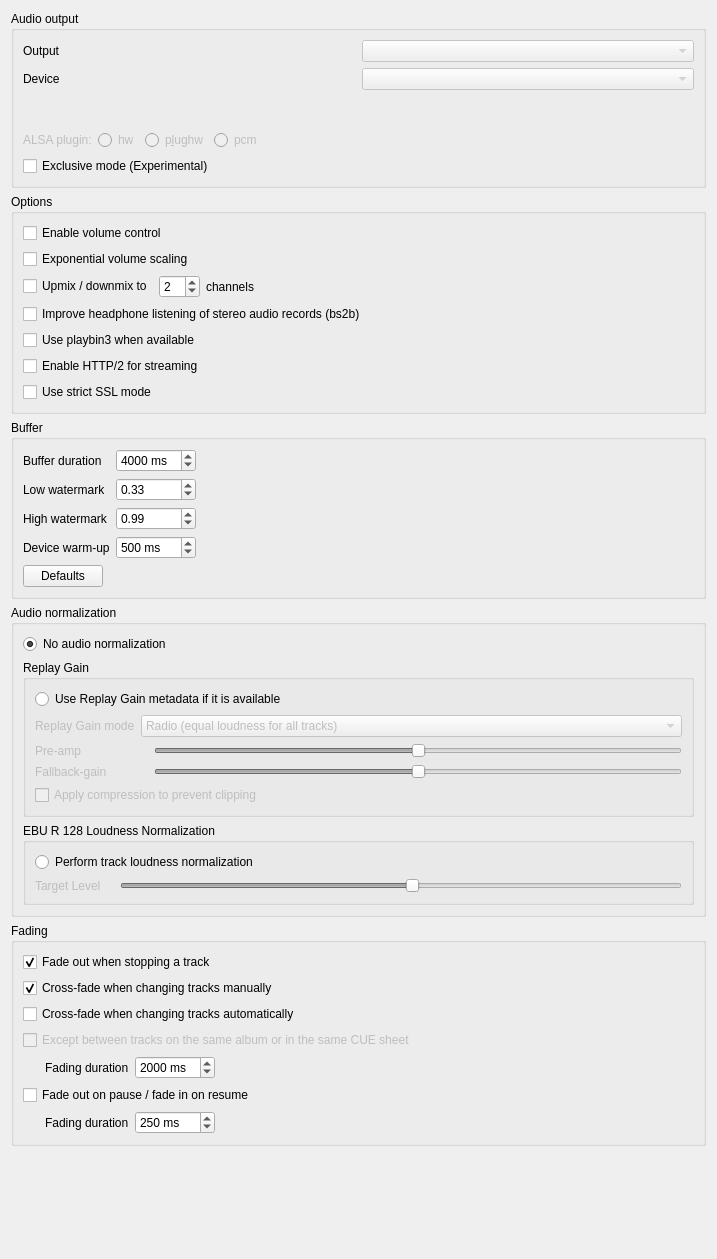
<?xml version="1.0" encoding="UTF-8"?>
<ui version="4.0">
 <class>BackendSettingsPage</class>
 <widget class="QWidget" name="BackendSettingsPage">
  <property name="geometry">
   <rect>
    <x>0</x>
    <y>0</y>
    <width>717</width>
    <height>1259</height>
   </rect>
  </property>
  <property name="windowTitle">
   <string>Backend</string>
  </property>
  <layout class="QVBoxLayout" name="layout_backendsettingspage">
   <item>
    <widget class="QGroupBox" name="groupbox_audio_output">
     <property name="title">
      <string>Audio output</string>
     </property>
     <layout class="QVBoxLayout" name="layout_audio_output">
      <item>
       <layout class="QGridLayout" name="layout_engine_output_device">
        <item row="2" column="0">
         <widget class="QLabel" name="label_output">
          <property name="text">
           <string>Output</string>
          </property>
         </widget>
        </item>
        <item row="3" column="1">
         <widget class="QComboBox" name="combobox_device">
          <property name="enabled">
           <bool>false</bool>
          </property>
          <property name="currentText">
           <string notr="true"/>
          </property>
         </widget>
        </item>
        <item row="3" column="0">
         <widget class="QLabel" name="label_device">
          <property name="text">
           <string>Device</string>
          </property>
         </widget>
        </item>
        <item row="4" column="1">
         <widget class="LineEdit" name="lineedit_device" native="true">
          <property name="enabled">
           <bool>true</bool>
          </property>
          <property name="minimumSize">
           <size>
            <width>0</width>
            <height>28</height>
           </size>
          </property>
          <property name="hint" stdset="0">
           <string/>
          </property>
         </widget>
        </item>
        <item row="2" column="1">
         <widget class="QComboBox" name="combobox_output">
          <property name="enabled">
           <bool>false</bool>
          </property>
          <property name="currentText">
           <string notr="true"/>
          </property>
         </widget>
        </item>
       </layout>
      </item>
      <item>
       <widget class="QWidget" name="widget_alsa_plugin" native="true">
        <property name="enabled">
         <bool>false</bool>
        </property>
        <layout class="QHBoxLayout" name="layout_alsa_plugin">
         <property name="leftMargin">
          <number>0</number>
         </property>
         <property name="topMargin">
          <number>0</number>
         </property>
         <property name="rightMargin">
          <number>0</number>
         </property>
         <property name="bottomMargin">
          <number>0</number>
         </property>
         <item>
          <widget class="QLabel" name="label_alsaplugin">
           <property name="text">
            <string>ALSA plugin:</string>
           </property>
          </widget>
         </item>
         <item>
          <widget class="QRadioButton" name="radiobutton_alsa_hw">
           <property name="enabled">
            <bool>false</bool>
           </property>
           <property name="text">
            <string>hw</string>
           </property>
          </widget>
         </item>
         <item>
          <widget class="QRadioButton" name="radiobutton_alsa_plughw">
           <property name="enabled">
            <bool>false</bool>
           </property>
           <property name="text">
            <string>p&amp;lughw</string>
           </property>
          </widget>
         </item>
         <item>
          <widget class="QRadioButton" name="radiobutton_alsa_pcm">
           <property name="enabled">
            <bool>false</bool>
           </property>
           <property name="text">
            <string>pcm</string>
           </property>
          </widget>
         </item>
         <item>
          <spacer name="spacer_alsaplugin">
           <property name="orientation">
            <enum>Qt::Horizontal</enum>
           </property>
           <property name="sizeHint" stdset="0">
            <size>
             <width>0</width>
             <height>0</height>
            </size>
           </property>
          </spacer>
         </item>
        </layout>
       </widget>
      </item>
      <item>
       <widget class="QWidget" name="widget_exclusive_mode" native="true">
        <layout class="QHBoxLayout" name="layout_exclusive_mode">
         <property name="spacing">
          <number>0</number>
         </property>
         <property name="leftMargin">
          <number>0</number>
         </property>
         <property name="topMargin">
          <number>0</number>
         </property>
         <property name="rightMargin">
          <number>0</number>
         </property>
         <property name="bottomMargin">
          <number>0</number>
         </property>
         <item>
          <widget class="QCheckBox" name="checkbox_exclusive_mode">
           <property name="text">
            <string>Exclusive mode (Experimental)</string>
           </property>
          </widget>
         </item>
         <item>
          <spacer name="spacer_exclusive_mode">
           <property name="orientation">
            <enum>Qt::Horizontal</enum>
           </property>
           <property name="sizeHint" stdset="0">
            <size>
             <width>40</width>
             <height>20</height>
            </size>
           </property>
          </spacer>
         </item>
        </layout>
       </widget>
      </item>
     </layout>
    </widget>
   </item>
   <item>
    <widget class="QGroupBox" name="groupbox_options">
     <property name="title">
      <string>Options</string>
     </property>
     <layout class="QVBoxLayout" name="verticalLayout_2">
      <item>
       <widget class="QCheckBox" name="checkbox_volume_control">
        <property name="text">
         <string>Enable volume control</string>
        </property>
       </widget>
      </item>
      <item>
       <widget class="QCheckBox" name="checkbox_volume_exponential">
        <property name="toolTip">
         <string>Map the volume slider to a decibel scale so that perceived loudness changes evenly. Each 1% step equals 0.5 dB, 100% is 0 dB and 0% is silence.</string>
        </property>
        <property name="text">
         <string>Exponential volume scaling</string>
        </property>
       </widget>
      </item>
      <item>
       <widget class="QWidget" name="widget_channels_enabled" native="true">
        <layout class="QHBoxLayout" name="horizontalLayout">
         <property name="leftMargin">
          <number>0</number>
         </property>
         <property name="topMargin">
          <number>0</number>
         </property>
         <property name="rightMargin">
          <number>0</number>
         </property>
         <property name="bottomMargin">
          <number>0</number>
         </property>
         <item>
          <widget class="QCheckBox" name="checkbox_channels">
           <property name="text">
            <string>Upmix / downmix to</string>
           </property>
          </widget>
         </item>
         <item>
          <widget class="QWidget" name="widget_channels" native="true">
           <layout class="QHBoxLayout" name="horizontalLayout_3">
            <property name="leftMargin">
             <number>0</number>
            </property>
            <property name="topMargin">
             <number>0</number>
            </property>
            <property name="rightMargin">
             <number>0</number>
            </property>
            <property name="bottomMargin">
             <number>0</number>
            </property>
            <item>
             <widget class="QSpinBox" name="spinbox_channels">
              <property name="minimum">
               <number>1</number>
              </property>
              <property name="maximum">
               <number>20</number>
              </property>
              <property name="value">
               <number>2</number>
              </property>
             </widget>
            </item>
            <item>
             <widget class="QLabel" name="label_channels">
              <property name="text">
               <string>channels</string>
              </property>
             </widget>
            </item>
           </layout>
          </widget>
         </item>
         <item>
          <spacer name="spacer_channels">
           <property name="orientation">
            <enum>Qt::Horizontal</enum>
           </property>
           <property name="sizeHint" stdset="0">
            <size>
             <width>40</width>
             <height>20</height>
            </size>
           </property>
          </spacer>
         </item>
        </layout>
       </widget>
      </item>
      <item>
       <widget class="QCheckBox" name="checkbox_bs2b">
        <property name="text">
         <string>Improve headphone listening of stereo audio records (bs2b)</string>
        </property>
       </widget>
      </item>
      <item>
       <widget class="QCheckBox" name="checkbox_playbin3">
        <property name="text">
         <string>Use playbin3 when available</string>
        </property>
       </widget>
      </item>
      <item>
       <widget class="QCheckBox" name="checkbox_http2">
        <property name="toolTip">
         <string>You need to restart Barebuh for this setting to take effect</string>
        </property>
        <property name="text">
         <string>Enable HTTP/2 for streaming</string>
        </property>
       </widget>
      </item>
      <item>
       <widget class="QCheckBox" name="checkbox_strict_ssl">
        <property name="text">
         <string>Use strict SSL mode</string>
        </property>
       </widget>
      </item>
     </layout>
    </widget>
   </item>
   <item>
    <widget class="QGroupBox" name="groupbox_buffer">
     <property name="title">
      <string>Buffer</string>
     </property>
     <layout class="QVBoxLayout" name="verticalLayout">
      <item>
       <layout class="QGridLayout" name="layout_buffer">
        <item row="0" column="1">
         <widget class="QSpinBox" name="spinbox_bufferduration">
          <property name="suffix">
           <string> ms</string>
          </property>
          <property name="maximum">
           <number>60000</number>
          </property>
          <property name="singleStep">
           <number>100</number>
          </property>
          <property name="value">
           <number>4000</number>
          </property>
         </widget>
        </item>
        <item row="2" column="1">
         <widget class="QDoubleSpinBox" name="spinbox_high_watermark">
          <property name="maximum">
           <double>1.000000000000000</double>
          </property>
          <property name="singleStep">
           <double>0.010000000000000</double>
          </property>
          <property name="value">
           <double>0.990000000000000</double>
          </property>
         </widget>
        </item>
        <item row="0" column="0">
         <widget class="QLabel" name="label_bufferduration">
          <property name="text">
           <string>Buffer duration</string>
          </property>
         </widget>
        </item>
        <item row="2" column="0">
         <widget class="QLabel" name="label_highwatermark">
          <property name="text">
           <string>High watermark</string>
          </property>
         </widget>
        </item>
        <item row="1" column="0">
         <widget class="QLabel" name="label_lowwatermark">
          <property name="text">
           <string>Low watermark</string>
          </property>
         </widget>
        </item>
        <item row="1" column="1">
         <widget class="QDoubleSpinBox" name="spinbox_low_watermark">
          <property name="maximum">
           <double>1.000000000000000</double>
          </property>
          <property name="singleStep">
           <double>0.010000000000000</double>
          </property>
          <property name="value">
           <double>0.330000000000000</double>
          </property>
         </widget>
        </item>
        <item row="2" column="2">
         <spacer name="spacer_buffer_3">
          <property name="orientation">
           <enum>Qt::Horizontal</enum>
          </property>
          <property name="sizeHint" stdset="0">
           <size>
            <width>40</width>
            <height>20</height>
           </size>
          </property>
         </spacer>
        </item>
        <item row="1" column="2">
         <spacer name="spacer_buffer_2">
          <property name="orientation">
           <enum>Qt::Horizontal</enum>
          </property>
          <property name="sizeHint" stdset="0">
           <size>
            <width>40</width>
            <height>20</height>
           </size>
          </property>
         </spacer>
        </item>
        <item row="0" column="2">
         <spacer name="spacer_buffer_1">
          <property name="orientation">
           <enum>Qt::Horizontal</enum>
          </property>
          <property name="sizeHint" stdset="0">
           <size>
            <width>40</width>
            <height>20</height>
           </size>
          </property>
         </spacer>
        </item>
        <item row="3" column="0">
         <widget class="QLabel" name="label_device_warmup">
          <property name="text">
           <string>Device warm-up</string>
          </property>
         </widget>
        </item>
        <item row="3" column="1">
         <widget class="QSpinBox" name="spinbox_device_warmup">
          <property name="toolTip">
           <string>Delay between opening the audio device and starting playback, to avoid the start of the track being cut off while the device (DAC) is still becoming ready.  Set to 0 to disable.</string>
          </property>
          <property name="suffix">
           <string> ms</string>
          </property>
          <property name="maximum">
           <number>5000</number>
          </property>
          <property name="singleStep">
           <number>50</number>
          </property>
          <property name="value">
           <number>500</number>
          </property>
         </widget>
        </item>
        <item row="3" column="2">
         <spacer name="spacer_buffer_4">
          <property name="orientation">
           <enum>Qt::Horizontal</enum>
          </property>
          <property name="sizeHint" stdset="0">
           <size>
            <width>40</width>
            <height>20</height>
           </size>
          </property>
         </spacer>
        </item>
       </layout>
      </item>
      <item>
       <layout class="QHBoxLayout" name="layout_buffer_defaults">
        <item>
         <widget class="QPushButton" name="button_buffer_defaults">
          <property name="text">
           <string>Defaults</string>
          </property>
         </widget>
        </item>
        <item>
         <spacer name="spacer_buffer_defaults">
          <property name="orientation">
           <enum>Qt::Horizontal</enum>
          </property>
          <property name="sizeHint" stdset="0">
           <size>
            <width>40</width>
            <height>20</height>
           </size>
          </property>
         </spacer>
        </item>
       </layout>
      </item>
     </layout>
    </widget>
   </item>
   <item>
    <widget class="QGroupBox" name="groupbox_audio_normalization">
     <property name="title">
      <string>Audio normalization</string>
     </property>
     <layout class="QVBoxLayout" name="verticalLayout_3">
      <item>
       <widget class="QRadioButton" name="radiobutton_no_audio_normalization">
        <property name="text">
         <string>No audio normalization</string>
        </property>
        <property name="checked">
         <bool>true</bool>
        </property>
        <attribute name="buttonGroup">
         <string notr="true">buttonGroup_audio_normalization</string>
        </attribute>
       </widget>
      </item>
      <item>
       <widget class="QGroupBox" name="groupbox_replaygain">
        <property name="enabled">
         <bool>true</bool>
        </property>
        <property name="title">
         <string>Replay Gain</string>
        </property>
        <layout class="QVBoxLayout" name="layout_replay_gain">
         <item>
          <widget class="QRadioButton" name="radiobutton_replaygain">
           <property name="enabled">
            <bool>true</bool>
           </property>
           <property name="text">
            <string>Use Replay Gain metadata if it is available</string>
           </property>
           <attribute name="buttonGroup">
            <string notr="true">buttonGroup_audio_normalization</string>
           </attribute>
          </widget>
         </item>
         <item>
          <widget class="QWidget" name="widget_replaygain" native="true">
           <property name="enabled">
            <bool>false</bool>
           </property>
           <layout class="QFormLayout" name="formLayout_4">
            <property name="leftMargin">
             <number>0</number>
            </property>
            <property name="topMargin">
             <number>0</number>
            </property>
            <property name="rightMargin">
             <number>0</number>
            </property>
            <property name="bottomMargin">
             <number>0</number>
            </property>
            <item row="0" column="0">
             <widget class="QLabel" name="label_regainmode">
              <property name="text">
               <string>Replay Gain mode</string>
              </property>
             </widget>
            </item>
            <item row="0" column="1">
             <widget class="QComboBox" name="combobox_replaygainmode">
              <item>
               <property name="text">
                <string>Radio (equal loudness for all tracks)</string>
               </property>
              </item>
              <item>
               <property name="text">
                <string>Album (ideal loudness for all tracks)</string>
               </property>
              </item>
             </widget>
            </item>
            <item row="1" column="0">
             <widget class="QLabel" name="label_preamp">
              <property name="text">
               <string>Pre-amp</string>
              </property>
             </widget>
            </item>
            <item row="1" column="1">
             <layout class="QHBoxLayout" name="layout_replayagainpreamp">
              <item>
               <widget class="QLabel" name="label_replaygainpreamp"/>
              </item>
              <item>
               <widget class="StickySlider" name="stickyslider_replaygainpreamp">
                <property name="maximum">
                 <number>1200</number>
                </property>
                <property name="value">
                 <number>600</number>
                </property>
                <property name="orientation">
                 <enum>Qt::Horizontal</enum>
                </property>
                <property name="sticky_center" stdset="0">
                 <number>600</number>
                </property>
               </widget>
              </item>
             </layout>
            </item>
            <item row="4" column="0" colspan="2">
             <widget class="QCheckBox" name="checkbox_replaygaincompression">
              <property name="text">
               <string>Apply compression to prevent clipping</string>
              </property>
             </widget>
            </item>
            <item row="2" column="1">
             <layout class="QHBoxLayout" name="layout_replaygainfallbackgain">
              <item>
               <widget class="QLabel" name="label_replaygainfallbackgain"/>
              </item>
              <item>
               <widget class="StickySlider" name="stickyslider_replaygainfallbackgain">
                <property name="minimum">
                 <number>0</number>
                </property>
                <property name="maximum">
                 <number>1200</number>
                </property>
                <property name="value">
                 <number>600</number>
                </property>
                <property name="orientation">
                 <enum>Qt::Horizontal</enum>
                </property>
                <property name="sticky_center" stdset="0">
                 <number>600</number>
                </property>
               </widget>
              </item>
             </layout>
            </item>
            <item row="2" column="0">
             <widget class="QLabel" name="label_fallbackgain">
              <property name="text">
               <string>Fallback-gain</string>
              </property>
             </widget>
            </item>
           </layout>
          </widget>
         </item>
        </layout>
       </widget>
      </item>
      <item>
       <widget class="QGroupBox" name="groupbox_ebur128">
        <property name="enabled">
         <bool>true</bool>
        </property>
        <property name="title">
         <string>EBU R 128 Loudness Normalization</string>
        </property>
        <layout class="QVBoxLayout" name="layout_ebur128">
         <item>
          <widget class="QRadioButton" name="radiobutton_ebur128_loudness_normalization">
           <property name="enabled">
            <bool>true</bool>
           </property>
           <property name="text">
            <string>Perform track loudness normalization</string>
           </property>
           <attribute name="buttonGroup">
            <string notr="true">buttonGroup_audio_normalization</string>
           </attribute>
          </widget>
         </item>
         <item>
          <widget class="QWidget" name="widget_ebur128" native="true">
           <property name="enabled">
            <bool>false</bool>
           </property>
           <layout class="QFormLayout" name="formLayout_ebur128">
            <property name="leftMargin">
             <number>0</number>
            </property>
            <property name="topMargin">
             <number>0</number>
            </property>
            <property name="rightMargin">
             <number>0</number>
            </property>
            <property name="bottomMargin">
             <number>0</number>
            </property>
            <item row="0" column="0">
             <widget class="QLabel" name="label_ebur128_target_level_label">
              <property name="text">
               <string>Target Level</string>
              </property>
             </widget>
            </item>
            <item row="0" column="1">
             <layout class="QHBoxLayout" name="layout_ebur128_target_level">
              <item>
               <widget class="QLabel" name="label_ebur128_target_level"/>
              </item>
              <item>
               <widget class="StickySlider" name="stickyslider_ebur128_target_level">
                <property name="minimum">
                 <number>-480</number>
                </property>
                <property name="maximum">
                 <number>0</number>
                </property>
                <property name="value">
                 <number>-230</number>
                </property>
                <property name="orientation">
                 <enum>Qt::Horizontal</enum>
                </property>
                <property name="sticky_center" stdset="0">
                 <number>-230</number>
                </property>
               </widget>
              </item>
             </layout>
            </item>
           </layout>
          </widget>
         </item>
        </layout>
       </widget>
      </item>
     </layout>
    </widget>
   </item>
   <item>
    <widget class="QGroupBox" name="groupbox_fading">
     <property name="title">
      <string>Fading</string>
     </property>
     <layout class="QVBoxLayout" name="layout_fading">
      <item>
       <widget class="QCheckBox" name="checkbox_fadeout_stop">
        <property name="text">
         <string>Fade out when stopping a track</string>
        </property>
        <property name="checked">
         <bool>true</bool>
        </property>
       </widget>
      </item>
      <item>
       <widget class="QCheckBox" name="checkbox_fadeout_cross">
        <property name="text">
         <string>Cross-fade when changing tracks manually</string>
        </property>
        <property name="checked">
         <bool>true</bool>
        </property>
       </widget>
      </item>
      <item>
       <widget class="QCheckBox" name="checkbox_fadeout_auto">
        <property name="text">
         <string>Cross-fade when changing tracks automatically</string>
        </property>
       </widget>
      </item>
      <item>
       <widget class="QCheckBox" name="checkbox_fadeout_samealbum">
        <property name="enabled">
         <bool>false</bool>
        </property>
        <property name="text">
         <string>Except between tracks on the same album or in the same CUE sheet</string>
        </property>
       </widget>
      </item>
      <item>
       <widget class="QWidget" name="widget_fading_options" native="true">
        <layout class="QHBoxLayout" name="horizontalLayout_2">
         <property name="leftMargin">
          <number>0</number>
         </property>
         <property name="topMargin">
          <number>0</number>
         </property>
         <property name="rightMargin">
          <number>0</number>
         </property>
         <property name="bottomMargin">
          <number>0</number>
         </property>
         <item>
          <widget class="QLabel" name="label_fadingduration_1">
           <property name="text">
            <string>Fading duration</string>
           </property>
           <property name="indent">
            <number>22</number>
           </property>
          </widget>
         </item>
         <item>
          <widget class="QSpinBox" name="spinbox_fadeduration">
           <property name="suffix">
            <string> ms</string>
           </property>
           <property name="maximum">
            <number>10000</number>
           </property>
           <property name="singleStep">
            <number>1000</number>
           </property>
           <property name="value">
            <number>2000</number>
           </property>
          </widget>
         </item>
         <item>
          <spacer name="spacer_fading_1">
           <property name="orientation">
            <enum>Qt::Horizontal</enum>
           </property>
           <property name="sizeHint" stdset="0">
            <size>
             <width>257</width>
             <height>20</height>
            </size>
           </property>
          </spacer>
         </item>
        </layout>
       </widget>
      </item>
      <item>
       <widget class="QCheckBox" name="checkbox_fadeout_pauseresume">
        <property name="text">
         <string>Fade out on pause / fade in on resume</string>
        </property>
       </widget>
      </item>
      <item>
       <layout class="QHBoxLayout" name="layout_fading_duration">
        <item>
         <widget class="QLabel" name="label_fading_duration_1">
          <property name="text">
           <string>Fading duration</string>
          </property>
          <property name="indent">
           <number>22</number>
          </property>
         </widget>
        </item>
        <item>
         <widget class="QSpinBox" name="spinbox_fadeduration_pauseresume">
          <property name="suffix">
           <string> ms</string>
          </property>
          <property name="maximum">
           <number>10000</number>
          </property>
          <property name="singleStep">
           <number>50</number>
          </property>
          <property name="value">
           <number>250</number>
          </property>
         </widget>
        </item>
        <item>
         <spacer name="spacer_fading_duration_1">
          <property name="orientation">
           <enum>Qt::Horizontal</enum>
          </property>
          <property name="sizeHint" stdset="0">
           <size>
            <width>40</width>
            <height>20</height>
           </size>
          </property>
         </spacer>
        </item>
       </layout>
      </item>
     </layout>
    </widget>
   </item>
   <item>
    <spacer name="spacer_bottom">
     <property name="orientation">
      <enum>Qt::Vertical</enum>
     </property>
     <property name="sizeHint" stdset="0">
      <size>
       <width>0</width>
       <height>0</height>
      </size>
     </property>
    </spacer>
   </item>
  </layout>
 </widget>
 <customwidgets>
  <customwidget>
   <class>StickySlider</class>
   <extends>QSlider</extends>
   <header>widgets/stickyslider.h</header>
  </customwidget>
  <customwidget>
   <class>LineEdit</class>
   <extends>QWidget</extends>
   <header>widgets/lineedit.h</header>
  </customwidget>
 </customwidgets>
 <tabstops>
  <tabstop>combobox_output</tabstop>
  <tabstop>combobox_device</tabstop>
  <tabstop>radiobutton_alsa_hw</tabstop>
  <tabstop>radiobutton_alsa_plughw</tabstop>
  <tabstop>radiobutton_alsa_pcm</tabstop>
  <tabstop>checkbox_exclusive_mode</tabstop>
  <tabstop>checkbox_volume_control</tabstop>
  <tabstop>checkbox_volume_exponential</tabstop>
  <tabstop>checkbox_channels</tabstop>
  <tabstop>spinbox_channels</tabstop>
  <tabstop>checkbox_bs2b</tabstop>
  <tabstop>checkbox_playbin3</tabstop>
  <tabstop>checkbox_http2</tabstop>
  <tabstop>checkbox_strict_ssl</tabstop>
  <tabstop>spinbox_bufferduration</tabstop>
  <tabstop>spinbox_low_watermark</tabstop>
  <tabstop>spinbox_high_watermark</tabstop>
  <tabstop>spinbox_device_warmup</tabstop>
  <tabstop>button_buffer_defaults</tabstop>
  <tabstop>radiobutton_no_audio_normalization</tabstop>
  <tabstop>radiobutton_replaygain</tabstop>
  <tabstop>combobox_replaygainmode</tabstop>
  <tabstop>stickyslider_replaygainpreamp</tabstop>
  <tabstop>stickyslider_replaygainfallbackgain</tabstop>
  <tabstop>checkbox_replaygaincompression</tabstop>
  <tabstop>radiobutton_ebur128_loudness_normalization</tabstop>
  <tabstop>stickyslider_ebur128_target_level</tabstop>
  <tabstop>checkbox_fadeout_stop</tabstop>
  <tabstop>checkbox_fadeout_cross</tabstop>
  <tabstop>checkbox_fadeout_auto</tabstop>
  <tabstop>checkbox_fadeout_samealbum</tabstop>
  <tabstop>spinbox_fadeduration</tabstop>
  <tabstop>checkbox_fadeout_pauseresume</tabstop>
  <tabstop>spinbox_fadeduration_pauseresume</tabstop>
 </tabstops>
 <resources/>
 <connections>
  <connection>
   <sender>radiobutton_ebur128_loudness_normalization</sender>
   <signal>toggled(bool)</signal>
   <receiver>widget_ebur128</receiver>
   <slot>setEnabled(bool)</slot>
   <hints>
    <hint type="sourcelabel">
     <x>429</x>
     <y>835</y>
    </hint>
    <hint type="destinationlabel">
     <x>429</x>
     <y>890</y>
    </hint>
   </hints>
  </connection>
  <connection>
   <sender>radiobutton_replaygain</sender>
   <signal>toggled(bool)</signal>
   <receiver>widget_replaygain</receiver>
   <slot>setEnabled(bool)</slot>
   <hints>
    <hint type="sourcelabel">
     <x>429</x>
     <y>640</y>
    </hint>
    <hint type="destinationlabel">
     <x>429</x>
     <y>717</y>
    </hint>
   </hints>
  </connection>
 </connections>
 <buttongroups>
  <buttongroup name="buttonGroup_audio_normalization">
   <property name="exclusive">
    <bool>true</bool>
   </property>
  </buttongroup>
 </buttongroups>
</ui>
